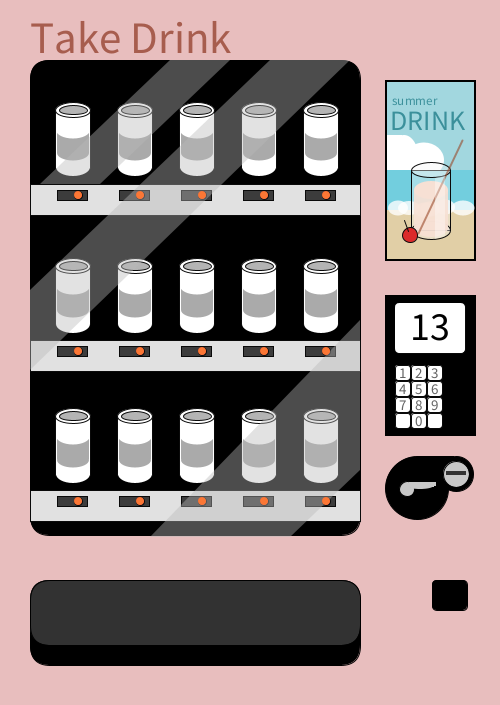
Frame 1 (no input)
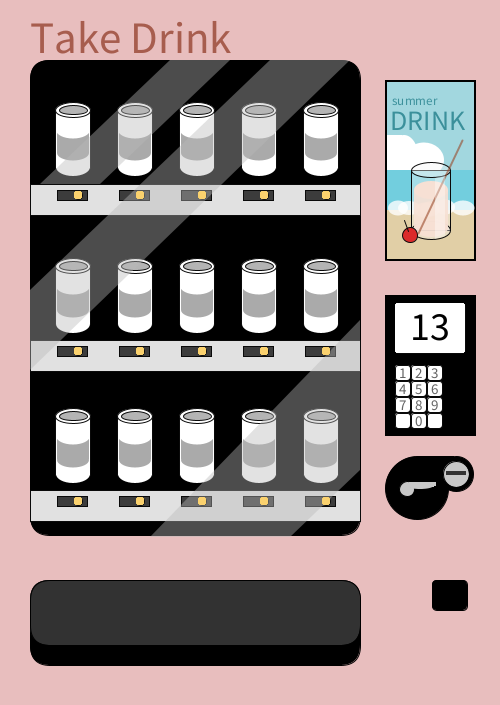
Frame 60 (the mouse pressed at the canvas centre just before this capture)
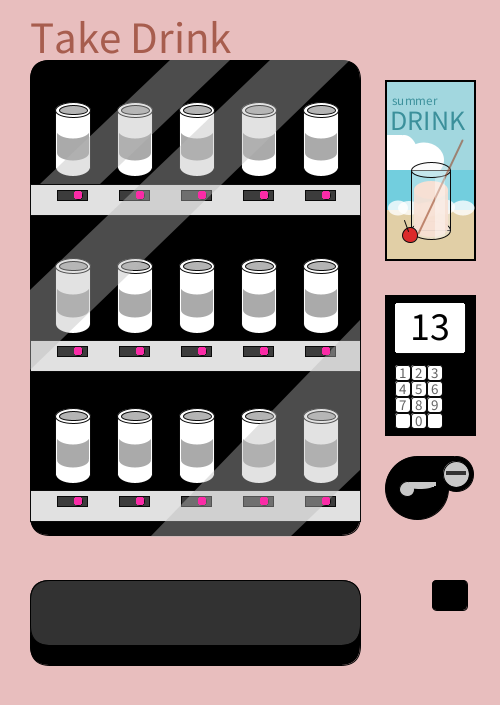
Frame 120 (the mouse held since frame 60 and released just before this capture)

The Processing sketch that drew these frames (run headless with seeded random() and noise(); from frame 60 on, the mouse is pressed at the canvas centre):

// Processing sketch: sk_k3_23_B07
// ── sk_k3_23_B07.pde
/**
 
 自動販売機型のデジタル時計
 秒単位で自動販売機のボタンの色が変わる
 分が切り替わった後、飲料の番号を選択するスクリーンの数字がが変わる。
 時が切り替わった後、ドリンクポスターの飲み物の色が変わる。
 
 */
void setup()
{
  size (500, 705);
  background(#E8BEBE);
  translate( 0, 20 );
  fill(0);
  rect (30, 40, 330, 475, 20); //大きいガラス
  rect (385, 275, 90, 140); //番号枠
  rect (30, 560, 330, 85, 20); //出口

  fill(255, 50);
  rect (30, 560, 330, 65, 20); //出口透明

  fill(0);
  rect (432, 560, 35, 30, 5); //小銭
  rect (385, 60, 90, 180);

  fill(0);
  ellipse (417, 468, 63, 63);
  ellipse (456, 454, 35, 35);
  rect (418, 436, 35, 20);
  fill(200);
  ellipse (456, 454, 26, 26); //小銭
  ellipse (407, 469, 15, 15);
  rect (410, 463, 24, 4);

  noStroke();
  rect (409, 462, 27, 4);
  ellipse (420, 466, 26, 6);
  fill(50);
  rect (446, 451, 20, 4);

  stroke(10);
  fill(255);
  rect (395, 283, 70, 50, 5);
  rect (395, 345, 15, 15, 3);
  rect (411, 345, 15, 15, 3);
  rect (427, 345, 15, 15, 3);
  rect (395, 361, 15, 15, 3);
  rect (411, 361, 15, 15, 3);
  rect (427, 361, 15, 15, 3);
  rect (395, 377, 15, 15, 3);
  rect (411, 377, 15, 15, 3);
  rect (427, 377, 15, 15, 3);
  rect (395, 393, 15, 15, 3);
  rect (411, 393, 15, 15, 3);
  rect (427, 393, 15, 15, 3); //番号




  fill(225);
  rect (30, 164, 330, 31);
  rect (30, 320, 330, 31);
  rect (30, 470, 330, 31); //ボタン台


  for (int a =57; a<310; a+=62) //3階ボタン
  {
    fill(60);
    rect (a, 170, 30, 10);
  }

  for (int a =57; a<310; a+=62) //2階ボタン
  {
    fill(60);
    rect (a, 326, 30, 10);
  }

  for (int a =57; a<310; a+=62) //1階ボタン
  {
    fill(60);
    rect (a, 476, 30, 10);
  }


  for (int a =78; a<330; a+=62) //3階光
  {
    fill(#FF2929);
    ellipse (a, 175, 8, 8);
  }
  for (int a =78; a<330; a+=62) //2階光
  {
    fill(#FF2929);
    ellipse (a, 331, 8, 8);
  }
  for (int a =78; a<330; a+=62) //1階光
  {
    fill(#FF2929);
    ellipse (a, 481, 8, 8);
  }


  for (int b =55; b<305; b+=62) // 飲み物1
  {
    fill(255);
    rect (b, 88, 35, 60);
  }
  for (int c=73; c<323; c+=62) // 飲み物2
  {
    fill(255);
    ellipse (c, 90, 35, 15);
  }


  for (int b =55; b<305; b+=62) // 飲み物2-1
  {
    fill(255);
    rect (b, 244, 35, 60);
  }
  for (int c=73; c<323; c+=62) // 飲み物2-2
  {
    fill(255);
    ellipse (c, 246, 35, 15);
  }


  for (int b =55; b<305; b+=62) // 飲み物3-1
  {
    fill(255);
    rect (b, 395, 35, 60);
  }
  for (int c=73; c<323; c+=62) // 飲み物3-2
  {
    fill(255);
    ellipse (c, 396, 35, 15);
  }


  for (int a =73; a<325; a+=62) // 蓋１
  {
    fill (#B4B4B4);
    ellipse (a, 90, 28, 9);
  }
  for (int b =73; b<323; b+=62) // 蓋2
  {
    fill (#B4B4B4);
    ellipse (b, 246, 28, 9);
  }
  for (int c=73; c<323; c+=62) // 蓋3
  {
    fill (#B4B4B4);
    ellipse (c, 396, 28, 9);
  }



  noStroke();
  for (int a =73; a<325; a+=62) // 飲み物3
  {
    fill(255);
    ellipse (a, 147, 34, 18);
  }

  noStroke();
  for (int a =73; a<325; a+=62) // 飲み物2-3
  {
    fill(255);
    ellipse (a, 304, 34, 18);
  }

  noStroke();
  for (int a =73; a<325; a+=62) // 飲み物3-3
  {
    fill(255);
    ellipse (a, 454, 34, 18);
  }


  for (int a =57; a<325; a+=62) // ラベル
  {
    fill(170);
    rect (a, 108, 32, 25);
  }

  for (int a =73; a<325; a+=62) // ラベル
  {
    fill(170);
    ellipse(a, 133, 32, 15);
  }

  for (int a =73; a<325; a+=62) // ラベル
  {
    fill(255);
    ellipse(a, 110, 34, 17);
  }



  for (int b =57; b<325; b+=62) // ラベル2
  {
    fill(170);
    rect (b, 265, 32, 25);
  }

  for (int b =73; b<325; b+=62) // ラベル2
  {
    fill(170);
    ellipse(b, 290, 32, 15);
  }

  for (int b =73; b<325; b+=62) // ラベル2
  {
    fill(255);
    ellipse(b, 266, 34, 17);
  }


  for (int c =57; c<325; c+=62) // ラベル3
  {
    fill(170);
    rect (c, 414, 32, 25);
  }

  for (int c =73; c<325; c+=62) // ラベル3
  {
    fill(170);
    ellipse(c, 440, 32, 15);
  }

  for (int c =73; c<325; c+=62) // ラベル3
  {
    fill(255);
    ellipse(c, 416, 34, 17);
  }


  fill(#A75D4E);
  textSize(45);
  text("Take Drink", 30, 33); //自販機タイトル


  noStroke();
  fill(100);
  textSize(15);
  text("1", 399, 358);
  text("2", 415, 358);
  text("3", 431, 358);
  text("4", 399, 374);
  text("5", 415, 374);
  text("6", 431, 374);
  text("7", 399, 390);
  text("8", 415, 390);
  text("9", 431, 390);
  text("0", 415, 406); //　番号ボタン

  fill(#B9B9B9, 105);
  quad(170, 40, 40, 164, 100, 164, 230, 40);
  quad(270, 40, 30, 270, 30, 350, 350, 40);
  quad(150, 517, 290, 517, 360, 450, 360, 300); //ガラス表現
}

void draw()
{
  translate( 0, 20 );
  fill(255);
  rect (395, 283, 70, 50, 5);
  fill(0);
  textSize( 40 );
  text( minute(), 410, 320 );

  //　ポスター広告
  rect (385, 60, 90, 180);
  noStroke();
  fill(#FAE5B8, 230);
  rect (387, 179, 87, 60); //砂
  fill(#B4EEF7, 230);
  rect (387, 62, 87, 90); //空
  fill(255);
  rect (387, 115, 15, 50);
  ellipse (404, 140, 30, 50);
  ellipse (424, 140, 40, 35); //雲
  fill(#72CEDE);
  rect (387, 150, 87, 40); //海
  fill(255, 200);
  ellipse (398, 188, 20, 15);
  ellipse (409, 188, 22, 14);
  ellipse (425, 190, 21, 15);
  ellipse (430, 189, 20, 15);
  ellipse (445, 187, 20, 15);
  ellipse (463, 188, 23, 15); //泡

  fill(#3B909B);
  textSize(13);
  text("summer", 392, 85);
  textSize(28);
  text("DRINK", 390, 110); //　広告タイトル


  fill(245, 100);
  stroke(10);
  rect (411, 150, 39, 60);
  ellipse (431, 150, 39, 15);
  ellipse (431, 210, 39, 18); //グラス


  int iHour = hour();
  int iHourFrame = 60 * 60 * 60;

  noStroke();
  fill(#FFA17E *iHour, 230);
  rect (414, 170, 34, 40);
  ellipse (431, 208, 34, 18);
  fill(#FFA17E*iHour);
  ellipse (431, 170, 34, 18); //ドリンクの中身

  stroke(10);
  fill(#DB2A2A);
  ellipse (410, 215, 15, 15); //チェリー
  line(404, 200, 408, 211); //チェリーのヘタ

  strokeWeight( 2);
  stroke(#984526, 150);
  line(462, 120, 418, 213); //ストロー
  strokeWeight(1);


  noStroke();
  fill(255, 90);
  quad(435, 158, 435, 219, 445, 216, 445, 155);


  noStroke();
  int iSecond = second();

  fill(#FF5A39 * iSecond - 90);
  for (int a =78; a<330; a+=62) //3階光
  {
    ellipse (a, 175, 8, 8);
  }


  for (int a =78; a<330; a+=62) //2階光
  {
    ellipse (a, 331, 8, 8);
  }


  for (int a =78; a<330; a+=62) //1階光
  {
    ellipse (a, 481, 8, 8);
  }
}
